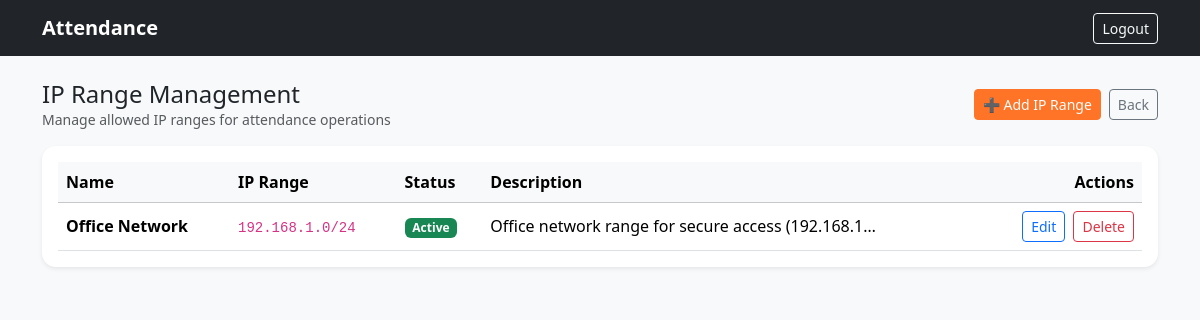
The page /admin-dashboard/ip-ranges/ (signed in) on the database its author committed.
### attendance/models.py (models this page shows, shortened)
class AllowedIPRange(models.Model):
    name = models.CharField(max_length=100, help_text="Descriptive name for this IP range (e.g., 'Office WiFi')")
    ip_range = models.CharField(max_length=50, help_text="IP range in CIDR notation (e.g., 192.168.1.0/24) or individual IP")
    is_active = models.BooleanField(default=True, help_text="Whether this IP range is currently active")
    description = models.TextField(blank=True, help_text="Optional description of where this IP range is used")
    created_at = models.DateTimeField(auto_now_add=True)
    updated_at = models.DateTimeField(auto_now=True)
    class Meta:
        verbose_name = "Allowed IP Range"
        verbose_name_plural = "Allowed IP Ranges"
        ordering = ["-created_at"]

### attendance/views.py (the view, shortened to what this page needs)
@login_required
@user_passes_test(is_admin)
def admin_ip_ranges(request):
    from .models import AllowedIPRange
    ip_ranges = AllowedIPRange.objects.all().order_by('-created_at')
    return render(request, "admin_panel/ip_ranges.html", {
        "ip_ranges": ip_ranges,
        "title": "IP Range Management"
    })

### attendance/views.py (called while the page is built)
def is_admin(user):
    return user.is_staff

### templates/admin_panel/ip_ranges.html (shortened to what this page needs)
{% extends "base.html" %}
{% block content %}
<div class="d-flex flex-wrap justify-content-between align-items-center gap-2 mb-3">
  <div>
    <h1 class="h4 mb-0">IP Range Management</h1>
    <div class="text-muted small">Manage allowed IP ranges for attendance operations</div>
  </div>
  <div class="d-flex gap-2">
    <button class="btn btn-brand btn-sm" data-bs-toggle="modal" data-bs-target="#addIPRangeModal">
      ➕ Add IP Range
    </button>
    <a href="{% url 'admin_dashboard' %}" class="btn btn-outline-secondary btn-sm">Back</a>
  </div>
</div>
<div class="card shadow-sm border-0">
  <div class="card-body">
    <div class="table-responsive">
      <table class="table table-hover align-middle mb-0">
        <thead class="table-light">
          <tr>
            <th>Name</th>
            <th>IP Range</th>
            <th>Status</th>
            <th>Description</th>
            <th class="text-end">Actions</th>
          </tr>
        </thead>
        <tbody>
          {% for ip_range in ip_ranges %}
            <tr>
              <td class="fw-semibold">{{ ip_range.name }}</td>
              <td>
                <code>{{ ip_range.ip_range }}</code>
              </td>
              <td>
                {% if ip_range.is_active %}
                  <span class="badge text-bg-success">Active</span>
                {% else %}
                  <span class="badge text-bg-secondary">Inactive</span>
                {% endif %}
              </td>
              <td>{{ ip_range.description|truncatechars:50|default:"-" }}</td>
              <td class="text-end">
                <button class="btn btn-outline-primary btn-sm me-1"
                        onclick="editIPRange({{ ip_range.id }}, '{{ ip_range.name }}', '{{ ip_range.ip_range }}', '{{ ip_range.description }}', {{ ip_range.is_active|lower }})">
                  Edit
                </button>
                <form method="post" class="d-inline" onsubmit="return confirm('Are you sure you want to delete the IP range \"{{ ip_range.name }}\"? This may affect attendance operations.')">
                  <button type="submit" class="btn btn-outline-danger btn-sm">
                    Delete
                  </button>
                </form>
              </td>
            </tr>
          {% empty %}
            <tr><td colspan="5" class="text-muted text-center py-4">
              No IP ranges configured. Add your first IP range to enable attendance operations.
            </td></tr>
          {% endfor %}
        </tbody>
      </table>
    </div>
  </div>
</div>
{% endblock %}

### templates/base.html (style rules this page uses)
:root { --brand: #ff7426; }
.btn-brand { background: var(--brand); border-color: var(--brand); color: #fff; }
.card { border-radius: 14px; }
.table thead th { white-space: nowrap; }

### rows shown on the page
AllowedIPRange: name "Office Network", ip_range "192.168.1.0/24", is_active "Active", description "Office network range for secure access (192.168.1…"
